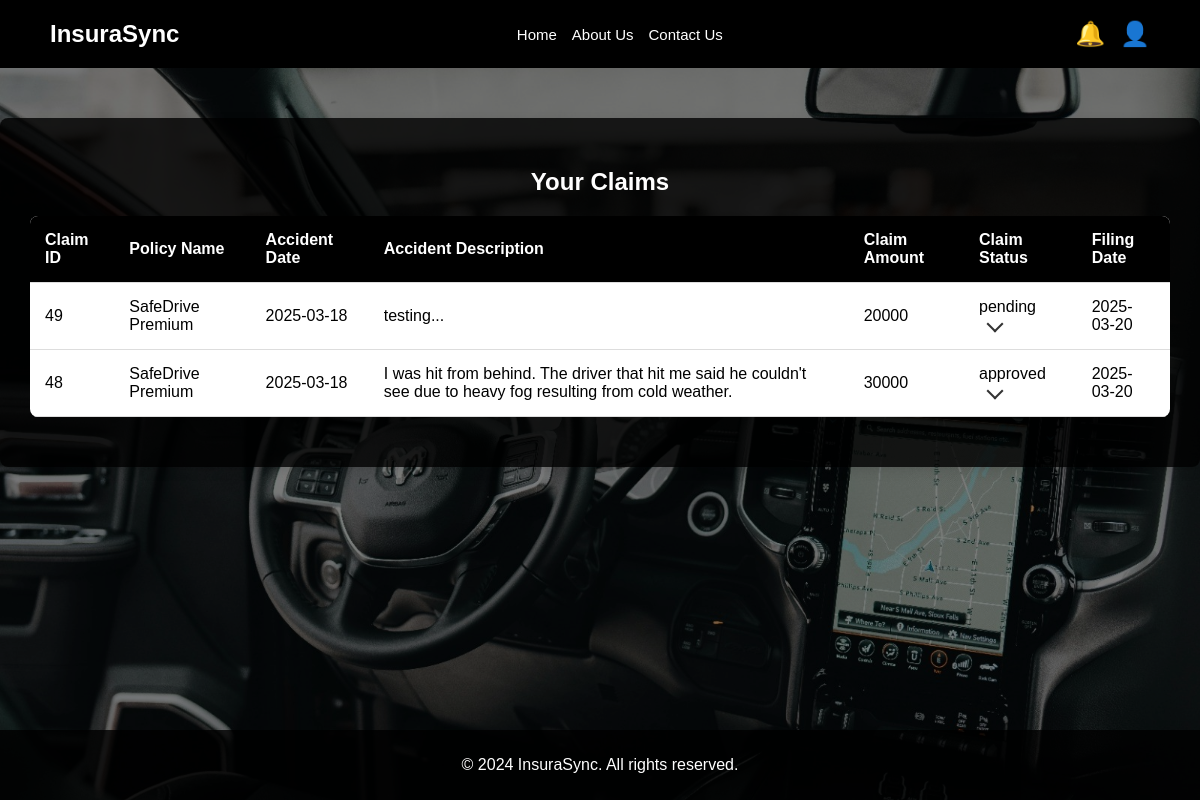
Screenshot of /view_claim_status.php (signed in) with the database file from the repository.
### tables this page shows
CREATE TABLE `claims` (
  `claim_id` int(11) NOT NULL,
  `user_id` int(11) NOT NULL,
  `policy_id` int(11) NOT NULL,
  `accident_date` date NOT NULL,
  `accident_description` text NOT NULL,
  `claim_amount` bigint(20) NOT NULL,
  `claim_status` enum('pending','approved','rejected') NOT NULL,
  `filing_date` date NOT NULL,
  `documents` longblob NOT NULL,
  `damaged_parts` text NOT NULL,
  `cnic` int(11) DEFAULT NULL,
  `vehicle_reg_num` varchar(10) NOT NULL,
  `claim_category` enum('high cost','moderate cost','low cost') NOT NULL,
  `staff_notes` text NOT NULL,
  `verification_status` enum('pending','verified','rejected') NOT NULL
);

### view_claim_status.php (the view, shortened to what this page needs)
<?php
if (isset($_SESSION['user_id'])) {
    $user_id = $_SESSION['user_id'];
    $servername = "localhost";
    $username = "root";
    $password = "";
    $dbname = "insurasync";
    $conn = new mysqli($servername, $username, $password, $dbname);
    $sql = "SELECT claim_id, policy_id, accident_date, accident_description, claim_amount, claim_status, filing_date, documents, staff_notes
        FROM claims
        WHERE user_id = '$user_id'
        ORDER BY claim_id DESC";
    $result = $conn->query($sql);
    $claims = array();
    if ($result->num_rows > 0) {
        while($row = $result->fetch_assoc()) {
            $policy_id = $row['policy_id'];
            $policy_name_sql = "SELECT policy_name FROM policies WHERE policyID = '$policy_id'";
            $policy_result = $conn->query($policy_name_sql);
            if ($policy_result->num_rows > 0) {
                $policy_row = $policy_result->fetch_assoc();
                $row['policy_name'] = $policy_row['policy_name'];
            } else {
                $row['policy_name'] = 'Unknown';
            }
            $claims[] = $row;
        }
    }
} else {
    header("Location: user_dashboard.php");
    exit();
}
?>
<!DOCTYPE html>
<html lang="en">
<head>
    <link href="https://cdnjs.cloudflare.com/ajax/libs/font-awesome/6.0.0-beta3/css/all.min.css" rel="stylesheet">
</head>
<body>
<header>
    <h1>InsuraSync</h1>
    <nav>
        <a href="user_dashboard.php">Home</a>
        <a href="#">About Us</a>
        <a href="#">Contact Us</a>
    </nav>
    <div class="search-profile">
    <span class="icon">🔔</span>
    <span class="icon profile-icon">👤</span>
</div>
</header>
<div class="container">
    <h2>Your Claims</h2>
    <?php if (!empty($claims)): ?>
        <table>
            <tr>
                <th>Claim ID</th>
                <th>Policy Name</th>
                <th>Accident Date</th>
                <th>Accident Description</th>
                <th>Claim Amount</th>
                <th>Claim Status</th>
                <th>Filing Date</th>
            </tr>
            <?php foreach ($claims as $row): ?>
                <tr onclick="toggleReason(<?php echo $row['claim_id']; ?>)">
                    <td><?php echo htmlspecialchars($row['claim_id']); ?></td>
                    <td><?php echo htmlspecialchars($row['policy_name']); ?></td>
                    <td><?php echo htmlspecialchars($row['accident_date']); ?></td>
                    <td><?php echo htmlspecialchars($row['accident_description']); ?></td>
                    <td><?php echo htmlspecialchars($row['claim_amount']); ?></td>
                    <td><?php echo htmlspecialchars($row['claim_status']); ?> <span id="arrow-<?php echo $row['claim_id']; ?>" class="arrow"></span></td>
                    <td><?php echo htmlspecialchars($row['filing_date']); ?></td>
                </tr>
            <?php endforeach; ?>
        </table>
    <?php else: ?>
        <p>No claims found.</p>
    <?php endif; ?>
</div>
<footer>
    <p>&copy; 2024 InsuraSync. All rights reserved.</p>
</footer>
</body>
</html>

### view_claim_status.php (style rules this page uses)
body { font-family: Arial, sans-serif; margin: 0; padding: 0; position: relative; color: #333; }
body::before { content: ''; position: fixed; top: 0; left: 0; width: 100%; height: 100%; background-image: url('bg.jpg'); background-size: cover; background-repeat: no-repeat; background-attachment: fixed; filter: brightness(50%); z-index: -1; }
header { background-color: #000; color: white; padding: 20px 50px; display: flex; justify-content: space-between; align-items: center; }
header h1 { margin: 0; font-size: 24px; }
nav { display: flex; gap: 15px; }
nav a { color: white; text-decoration: none; font-size: 15px; }
.search-profile { display: flex; align-items: center; position: relative; }
.icon { font-size: 24px; margin-left: 15px; cursor: pointer; }
.container { background-color: rgba(0, 0, 0, 0.8); color: white; padding: 30px; border-radius: 8px; box-shadow: 0 4px 12px rgba(0, 0, 0, 0.1); max-width: 1200px; margin: 50px auto; text-align: center; }
table { width: 100%; margin: 20px 0; border-collapse: collapse; background-color: white; color: black; border-radius: 8px; overflow: hidden; }
th, td { padding: 15px; text-align: left; border-bottom: 1px solid #ddd; }
th { background-color: #000; color: white; }
tr { cursor: pointer; }
.arrow { display: inline-block; width: 10px; height: 10px; margin-left: 10px; border-right: 2px solid #333; border-bottom: 2px solid #333; transform: rotate(45deg); transition: transform 0.3s ease; }
footer { color: white; text-align: center; padding: 10px 0; position: fixed; bottom: 0; width: 100%; background-color: rgba(0, 0, 0, 0.8); }

### rows the page displays
claims: claim_id "49", policy_name "SafeDrive Premium", accident_date "2025-03-18", accident_description "testing...", claim_amount "20000", claim_status "pending", filing_date "2025-03-20"
claims: claim_id "48", policy_name "SafeDrive Premium", accident_date "2025-03-18", accident_description "I was hit from behind. The driver that hit me said he couldn't see due to heavy fog resulting from cold weather.", claim_amount "30000", claim_status "approved", filing_date "2025-03-20"
